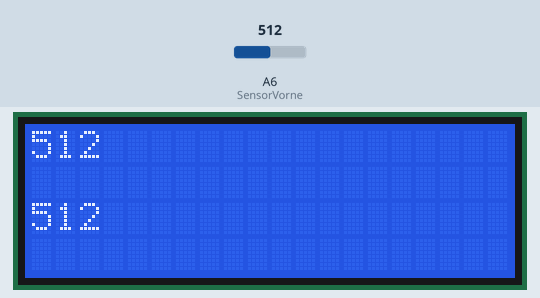
Recording of a sketch running on a simulated Arduino Nano, built with avr-gcc and run on an emulated ATmega328P. Parts: 20×4 character LCD. The test bench sets the inputs (shaded band); at power-on: A6 (SensorVorne) = 512.

Above: at 1.2 s.
1.3 s: A6 (SensorVorne) set to 716
At 2.4 s:
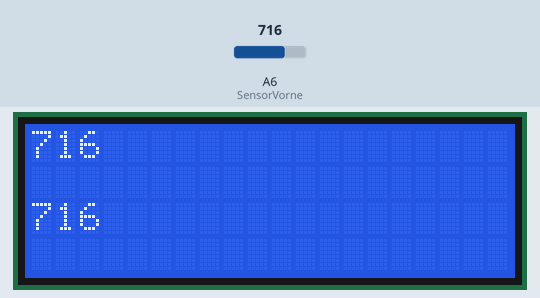
2.8 s: A6 (SensorVorne) set to 900
At 3.3 s:
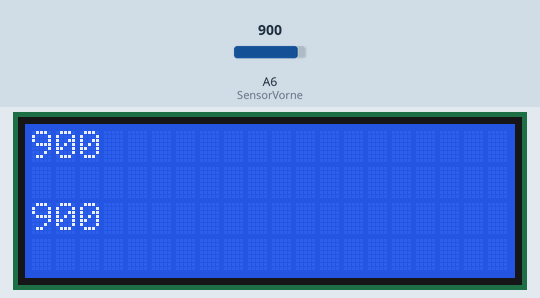
4.3 s: A6 (SensorVorne) set to 1023
At 4.6 s:
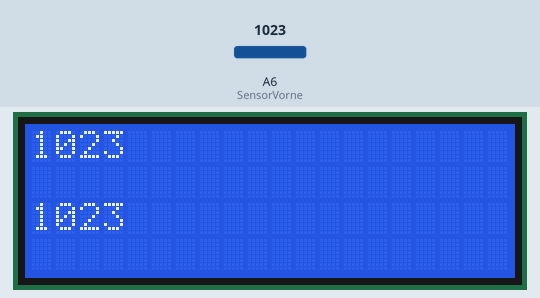
Timing chart, 0 to 7.3 s (numbered marks = the images above; inputs shaded):
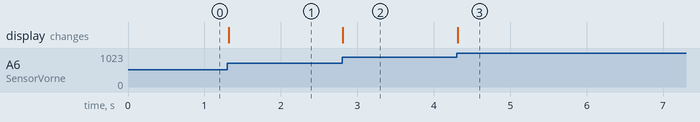

Measured:
- after the input at 1.3 s, the display: changes at once (image 1)
- after the input at 2.8 s, the display: changes at once (image 2)
- after the input at 4.3 s, the display: changes at once (image 3)

The sketch:

getMaxValueofSharpIR.ino
```cpp
#include <Wire.h>
#include <LiquidCrystal_I2C.h>

LiquidCrystal_I2C lcd(0x20, 20, 4);

#define  SensorVorne    A6
int highestValue = 0;

void setup() {
  lcd.init();
  lcd.backlight();
  pinMode(SensorVorne,  INPUT);
}

void loop() {
int value = analogRead(SensorVorne);
  if(highestValue < value){
    highestValue = value;
    lcd.clear();
  }
  lcd.setCursor(0,0);
  lcd.print(highestValue);

  lcd.setCursor(0, 2);
  lcd.print(value);
}
```
